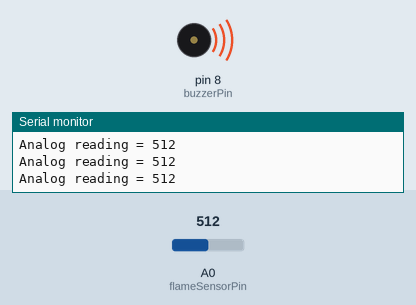
Recording of a sketch running on a simulated Arduino Uno, built with avr-gcc and run on an emulated ATmega328P. Shown: buzzer (waves = sounding, pin HIGH), the last lines printed to the serial monitor. The test bench sets the inputs (shaded band); at power-on: A0 (flameSensorPin) = 512.

Above: at 1.3 s.
1.4 s: A0 (flameSensorPin) set to 1007
2.9 s: A0 (flameSensorPin) set to 1023
At 3.8 s:
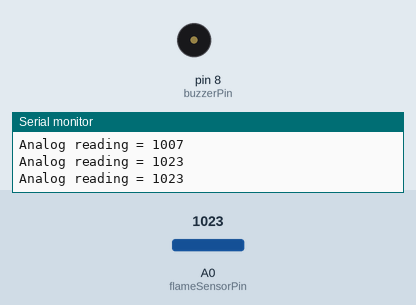
4.5 s: A0 (flameSensorPin) set to 900
At 4.9 s:
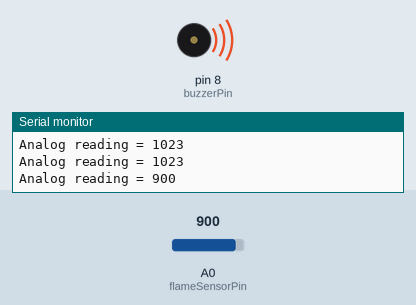
Timing chart, 0 to 7.5 s (numbered marks = the images above; inputs shaded):
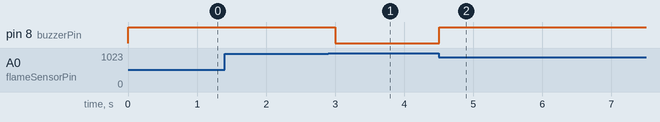

The sketch:

Flame_Alarm.ino
```cpp
//Name: Flame Alarm
//After doing the circuit, light a fire close to the sensor
//If the sensor detects it, the buzzer will create a sound
//https://www.makerlab-electronics.com/


int flameSensorPin = 0; //  a0
int flameSensorReading;
int buzzerPin=8;
void setup(void)
{
  Serial.begin(9600);
  pinMode(buzzerPin,OUTPUT);
}
void loop(void)
{
  flameSensorReading = analogRead(flameSensorPin);
  if(flameSensorReading<1023)
{
  digitalWrite(buzzerPin,HIGH);
}
else
{
  digitalWrite(buzzerPin,LOW);
}
 Serial.print("Analog reading = ");
 Serial.println(flameSensorReading); // the raw analog reading delay(1000);
 delay(500);
}
```

Measured:
- the behaviour switches between 1022 and 1023 on A0 (flameSensorPin) (found by bisection; images 0 and 1)
- after the input at 2.9 s, pin 8 (buzzerPin): HIGH → LOW after 0.10 s
- after the input at 4.5 s, pin 8 (buzzerPin): LOW → HIGH at once
